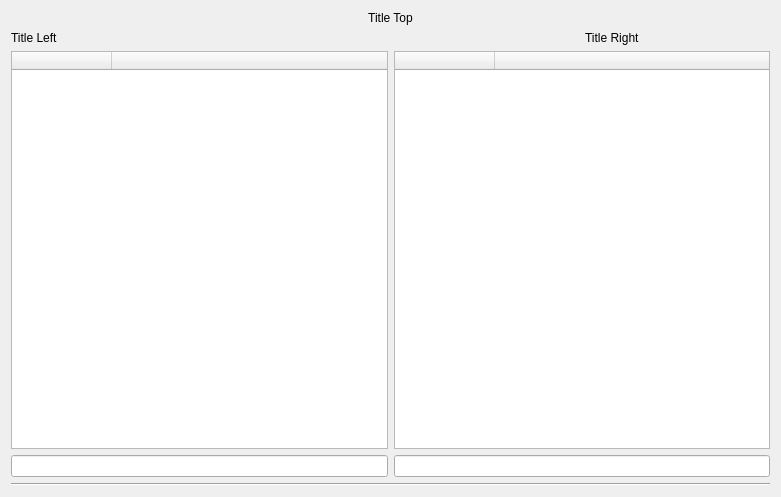
<?xml version="1.0" encoding="UTF-8"?>
<ui version="4.0">
 <class>FT_Account</class>
 <widget class="QWidget" name="FT_Account">
  <property name="geometry">
   <rect>
    <x>0</x>
    <y>0</y>
    <width>781</width>
    <height>497</height>
   </rect>
  </property>
  <property name="windowTitle">
   <string>Form</string>
  </property>
  <layout class="QGridLayout" name="gridLayout">
   <item row="4" column="2" colspan="2">
    <widget class="QTableWidget" name="tableWidget_right">
     <attribute name="horizontalHeaderStretchLastSection">
      <bool>true</bool>
     </attribute>
     <column>
      <property name="text">
       <string/>
      </property>
     </column>
     <column>
      <property name="text">
       <string/>
      </property>
     </column>
    </widget>
   </item>
   <item row="1" column="0">
    <widget class="QLabel" name="label_titleLeft">
     <property name="text">
      <string>Title Left</string>
     </property>
    </widget>
   </item>
   <item row="1" column="3">
    <widget class="QLabel" name="label_titleRight">
     <property name="text">
      <string>Title Right</string>
     </property>
    </widget>
   </item>
   <item row="5" column="0" colspan="2">
    <widget class="QLineEdit" name="lineEdit_sumLeft">
     <property name="alignment">
      <set>Qt::AlignRight|Qt::AlignTrailing|Qt::AlignVCenter</set>
     </property>
    </widget>
   </item>
   <item row="0" column="0" colspan="4">
    <widget class="QLabel" name="label_titleTop">
     <property name="text">
      <string>Title Top</string>
     </property>
     <property name="alignment">
      <set>Qt::AlignCenter</set>
     </property>
    </widget>
   </item>
   <item row="5" column="2" colspan="2">
    <widget class="QLineEdit" name="lineEdit_sumRight">
     <property name="alignment">
      <set>Qt::AlignRight|Qt::AlignTrailing|Qt::AlignVCenter</set>
     </property>
    </widget>
   </item>
   <item row="6" column="0" colspan="4">
    <widget class="Line" name="line">
     <property name="orientation">
      <enum>Qt::Horizontal</enum>
     </property>
    </widget>
   </item>
   <item row="4" column="0" colspan="2">
    <widget class="QTableWidget" name="tableWidget_left">
     <attribute name="horizontalHeaderStretchLastSection">
      <bool>true</bool>
     </attribute>
     <column>
      <property name="text">
       <string/>
      </property>
     </column>
     <column>
      <property name="text">
       <string/>
      </property>
     </column>
    </widget>
   </item>
  </layout>
 </widget>
 <resources/>
 <connections/>
</ui>
